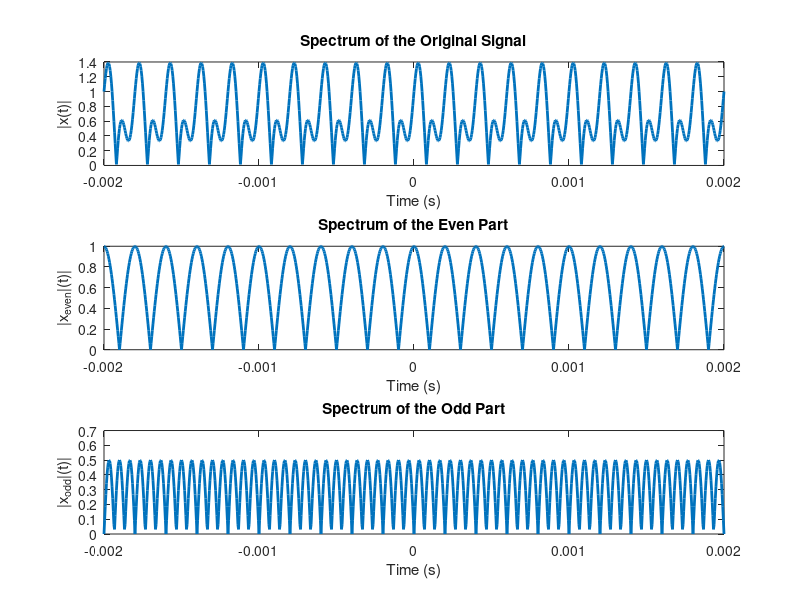

Write the MATLAB code that produced this figure.
% Parameters
fs = 1000;  % Sampling frequency
T = 1/fs;   % Sampling period
t = 0:T:1;  % Time vector

% Real Signal (Combination of sinusoids)
f1 = 10;
f2 = 30;
x = cos(2*pi*f1*t) + 0.5*sin(2*pi*f2*t);

% Calculate even and odd parts
x_even = 0.5*(x + flip(x));  % Even part
x_odd = 0.5*(x - flip(x));   % Odd part

% Fourier Transforms
%X = fftshift(fft(x));
%X_even = fftshift(fft(x_even));
%X_odd = fftshift(fft(x_odd));

% Frequency axis
Times = linspace(-1/(fs/2), 1/(fs/2), length(t));

% Plot the spectrum of the original signal, even part, and odd part
figure;

subplot(3, 1, 1);
plot(Times, abs(x), 'LineWidth', 2);
title('Spectrum of the Original Signal');
xlabel('Time (s)');
ylabel('|x(t)|');

subplot(3, 1, 2);
plot(Times, abs(x_even), 'LineWidth', 2);
title('Spectrum of the Even Part');
xlabel('Time (s)');
ylabel('|x_{even}|(t)|');

subplot(3, 1, 3);
plot(Times, abs(x_odd), 'LineWidth', 2);
title('Spectrum of the Odd Part');
xlabel('Time (s)');
ylabel('|x_{odd}|(t)|');